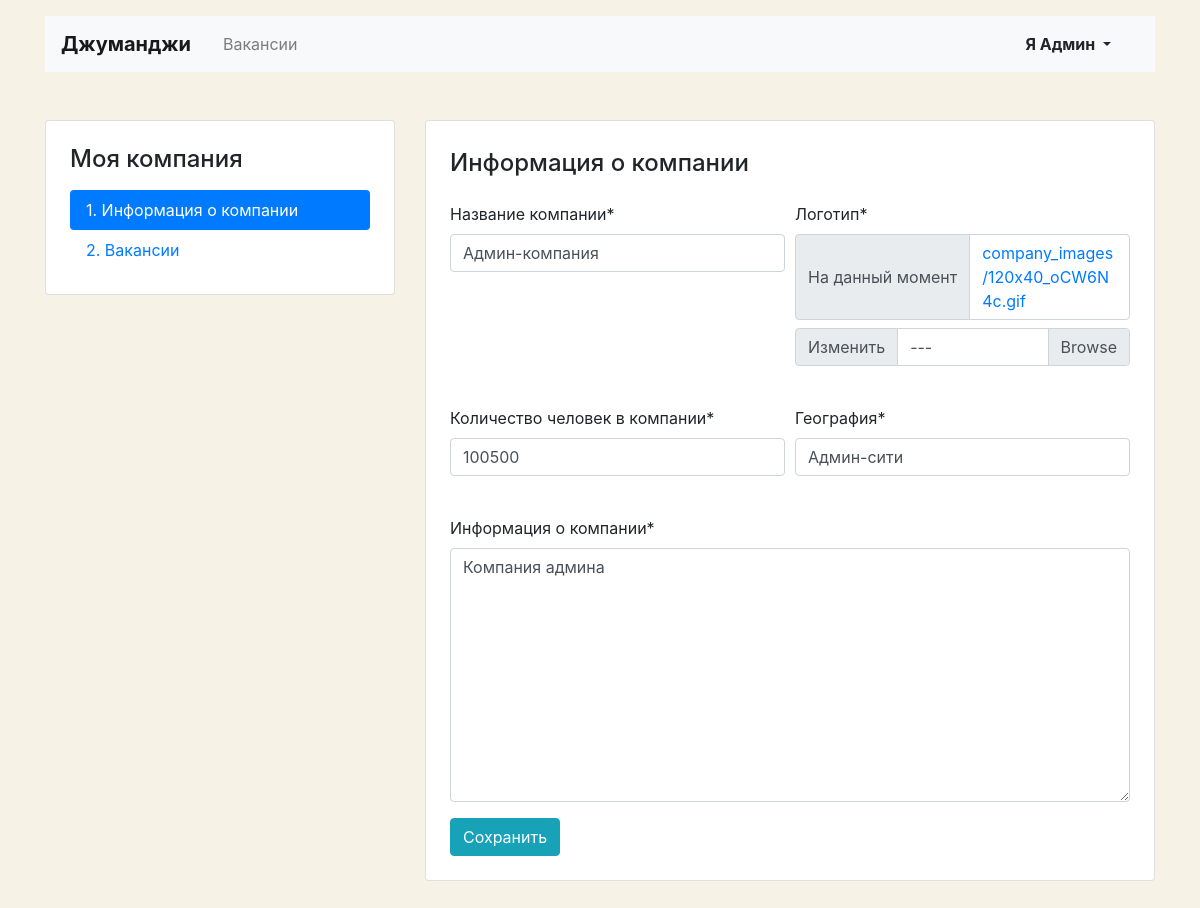
/mycompany/ (signed in), run on the app's committed database.
### vacancies/models.py (models this page shows, shortened)
class Company(models.Model):
    name = models.CharField(max_length=100)
    owner = models.ForeignKey(get_user_model(), on_delete=models.CASCADE, related_name="company")  # TODO: OneToOneField
    location = models.CharField(max_length=30)
    logo = models.ImageField(upload_to=MEDIA_COMPANY_IMAGE_DIR, default='company_images/120x40.gif')
    description = models.TextField()
    employee_count = models.IntegerField()

### vacancies/views.py (the view, shortened to what this page needs)
# urls.py: path('mycompany/', MyCompanyView.as_view(), name='my_company'),
class MyCompanyView(View):
    def get(self, request):
        user = request.user
        user_company = Company.objects.filter(owner=user).first()
        if user_company:
            form = CompanyEditForm(instance=user_company)
            return render(request, 'test.html', context={'form': form})
        else:
            return render(request, 'company-create.html')

### vacancies/forms.py
class CompanyEditForm(forms.ModelForm):
    def __init__(self, *args, **kwargs):
        super().__init__(*args, **kwargs)
        self.fields['name'].label = 'Название компании'
        self.fields['location'].label = 'География'
        self.fields['logo'].label = 'Логотип'
        self.fields['description'].label = 'Информация о компании'
        self.fields['employee_count'].label = 'Количество человек в компании'
        self.helper = FormHelper()
        self.helper.form_method = 'post'
        self.helper.layout = Layout(
            Row(
                Column('name', css_class='form-group pb-2'),
                Column('logo', css_class='form-group pb-2'),
                css_class='form-row'
            ),
            Row(
                Column('employee_count', css_class='form-group pb-2'),
                Column('location', css_class='form-group pb-2'),
                css_class='form-row'
            ),
            'description',
            Submit('submit', 'Сохранить', css_class='btn-info')
        )
    class Meta:
        model = Company
        fields = ('name', 'location', 'logo', 'description', 'employee_count',)

### templates/test.html (shortened to what this page needs)
{% extends 'base.html' %}
{% load crispy_forms_tags %}
{% block container %}
  <main class="container mt-3 pb-5">
    <div class="row mt-5">
      {% include "my-company-menu.html" %}
      <div class="col-12 col-lg-8">
        <div class="card">
          <div class="card-body px-4 pb-4">
            <section class="tab-pane fade show active">
              <h2 class="h4 pt-2 pb-3">Информация о компании</h2>
              {% crispy form %}
            </section>
          </div>
        </div>
      </div>
    </div>
  </main>
{% endblock %}

### templates/base.html (shortened to what this page needs)
<!DOCTYPE html>
<html lang="ru">
<head>
  <link rel="stylesheet" href="https://stackpath.bootstrapcdn.com/bootstrap/4.3.1/css/bootstrap.min.css">
</head>
<body>
  <header class="container mt-3">
    <nav class="navbar navbar-expand-lg navbar-light bg-light">
      <a class="navbar-brand mr-4 font-weight-bold" href="{% url 'index' %}">Джуманджи</a>
      <div class="collapse navbar-collapse justify-content-between" id="navbarNav">
        <ul class="navbar-nav col-10">
          {% url 'vacancies' as vacancies_url %}
          <li class="nav-item {% if request.path == vacancies_url %}active{% endif %}">
            <a class="nav-link" href="{{ vacancies_url }}">Вакансии</a>
          </li>
        </ul>
        <ul class="navbar-nav col-2 justify-content-end">
          <li class="nav-item active">
            {% if not user.is_authenticated %}
              <a href="{% url 'login' %}" class="nav-link font-weight-bold">Вход</a>
            {% else %}
              <div class="btn-group">
                <button type="button" class="btn dropdown-toggle font-weight-bold" data-toggle="dropdown" aria-haspopup="true" aria-expanded="false">
                  {{ user.first_name }} {{ user.last_name}}
                </button>
              </div>
            {% endif %}
          </li>
        </ul>
      </div>
    </nav>
  </header>
  {% block container %} {% endblock %}
</body>
</html>

### templates/base.html (style rules this page uses)
body { background-color: #F6F2E6; }

### data on the page
Company: name "Админ-компания", employee_count "100500", location "Админ-сити", description "Компания админа"

### other printed values
{{ user.first_name }} "Я"
{{ user.last_name }} "Админ"
